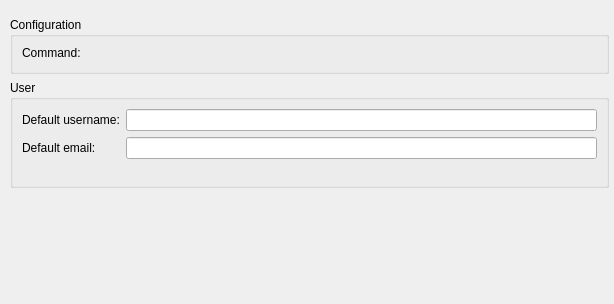
<?xml version="1.0" encoding="UTF-8"?>
<ui version="4.0">
 <class>Tfs::Internal::OptionsPage</class>
 <widget class="QWidget" name="Tfs::Internal::OptionsPage">
  <property name="geometry">
   <rect>
    <x>0</x>
    <y>0</y>
    <width>614</width>
    <height>304</height>
   </rect>
  </property>
  <property name="windowTitle">
   <string>Form</string>
  </property>
  <widget class="QGroupBox" name="configGroupBox">
   <property name="geometry">
    <rect>
     <x>10</x>
     <y>17</y>
     <width>599</width>
     <height>57</height>
    </rect>
   </property>
   <property name="title">
    <string>Configuration</string>
   </property>
   <layout class="QFormLayout" name="formLayout_3">
    <item row="0" column="0">
     <widget class="QLabel" name="tfsCommandLabel">
      <property name="text">
       <string>Command:</string>
      </property>
     </widget>
    </item>
    <item row="0" column="1">
     <widget class="Utils::PathChooser" name="commandChooser" native="true"/>
    </item>
   </layout>
  </widget>
  <widget class="QGroupBox" name="userGroupBox">
   <property name="geometry">
    <rect>
     <x>10</x>
     <y>80</y>
     <width>599</width>
     <height>108</height>
    </rect>
   </property>
   <property name="title">
    <string>User</string>
   </property>
   <layout class="QFormLayout" name="formLayout">
    <item row="0" column="0">
     <widget class="QLabel" name="defaultUsernameLabel">
      <property name="toolTip">
       <string>Username to use by default on commit.</string>
      </property>
      <property name="text">
       <string>Default username:</string>
      </property>
     </widget>
    </item>
    <item row="0" column="1">
     <widget class="QLineEdit" name="defaultUsernameLineEdit">
      <property name="toolTip">
       <string>Username to use by default on commit.</string>
      </property>
     </widget>
    </item>
    <item row="1" column="0">
     <widget class="QLabel" name="defaultEmailLabel">
      <property name="toolTip">
       <string>Email to use by default on commit.</string>
      </property>
      <property name="text">
       <string>Default email:</string>
      </property>
     </widget>
    </item>
    <item row="1" column="1">
     <widget class="QLineEdit" name="defaultEmailLineEdit">
      <property name="toolTip">
       <string>Email to use by default on commit.</string>
      </property>
     </widget>
    </item>
   </layout>
  </widget>
 </widget>
 <customwidgets>
  <customwidget>
   <class>Utils::PathChooser</class>
   <extends>QWidget</extends>
   <header location="global">utils/pathchooser.h</header>
   <container>1</container>
   <slots>
    <signal>editingFinished()</signal>
    <signal>browsingFinished()</signal>
   </slots>
  </customwidget>
 </customwidgets>
 <resources/>
 <connections/>
</ui>
